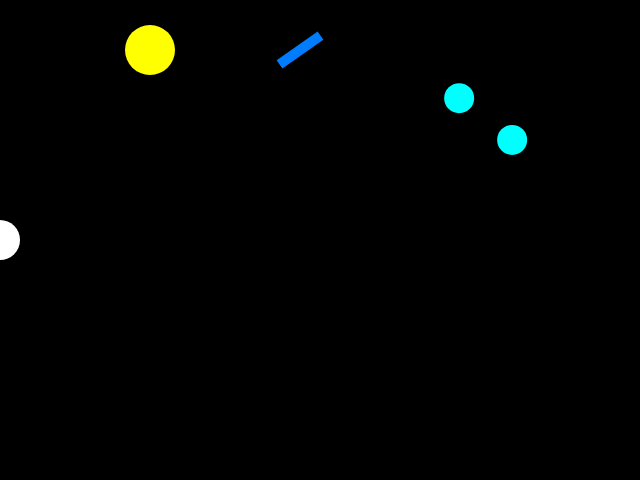
Frame 1 (no input)
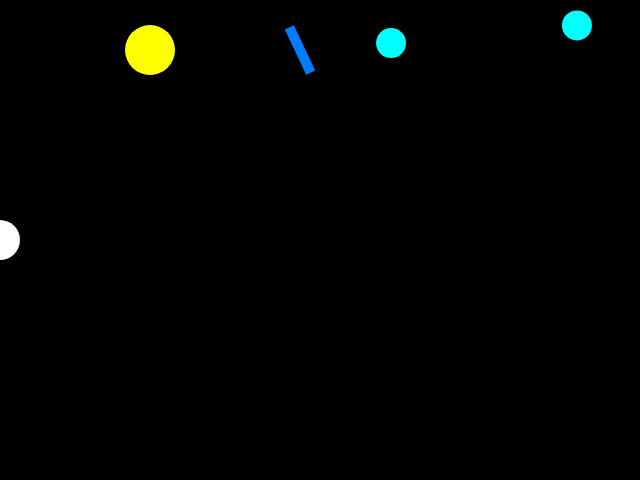
Frame 60 (no input)
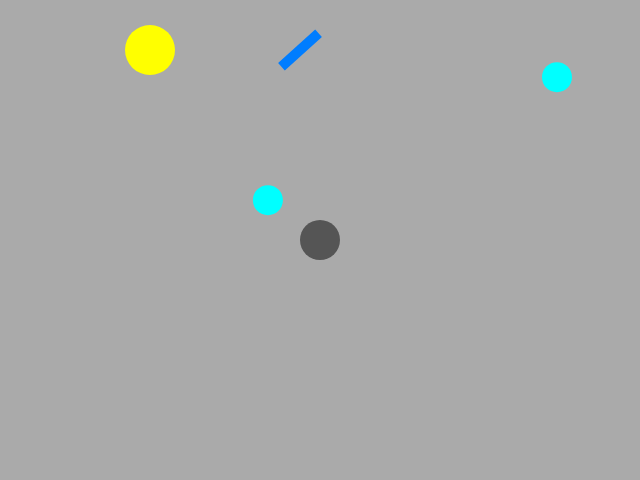
Frame 120 (the mouse pressed at the canvas centre since frame 60)

The p5.js sketch that drew these frames (run headless with seeded random() and noise() and a simulated clock; from frame 60 on, the mouse is pressed at the canvas centre):

// p5.js sketch
// ── sketch.js
var bgr = 0;
var fl = 0;

var painting = [];
var thisStroke = [];
var isPainting = false;
var doubleClickMS = 0;
var doubleClick = false;

var ellipseCollisionObj = { r: 25, x: 150, y: 50 };

function setup() {
	createCanvas(640,480);
	
	setupBouncingBalls(2);
}

function draw() {
	background(255);
	noStroke();
	
	drawBackground();
	drawPainting();
	drawEllipseCollision();
	drawBouncingBalls();
	drawSpinningRectangle();
	
}




// ####################
// #### BACKGROUND ####
// ####################
drawBackground = function () {
	bgr = map(mouseX,0,height,0,255);
	background(bgr);
	
	fl = map(bgr,0,255,255,0); //inverts grayscale from 0-255 to 255-0
	fill(fl);
	ellipse(mouseX,height/2,40,40);
}


// ##################
// #### PAINTING ####
// ##################
drawPainting = function () {
	//fills in all previous strokes
	painting.forEach(function (stroke) {
		stroke.forEach (function (point) {
			fl = map(stroke[0].x,0,height,255,0); // color of the fill is based on where the stroke started, i.e. stroke[0])
			fill(fl);
			ellipse(point.x,point.y,40,40);
		});
	});

	//fills in current stroke because it is not yet in paiting variable
	thisStroke.forEach (function (point) {
		fl = map(thisStroke[0].x,0,height,255,0); // color of the fill is based on where the stroke started, i.e. stroke[0])
		fill(fl);
		ellipse(point.x,point.y,40,40);
	});
}
//requires mousepressed and released due to setting the current stroke
mousePressed = function() {
	doubleClick = (floor(millis()-doubleClickMS) <= 500?true:false);
	doubleClickMS = millis();
	
	if (doubleClick) painting = [];
	thisStroke = [];
}
mouseDragged = function() {
	thisStroke.push(createVector(mouseX,mouseY));
}
mouseReleased = function() {
	if (thisStroke.length > 1) painting.push(thisStroke);
	thisStroke = [];
}



// #############################
// #### COLLISION DETECTING ####
// #############################
drawEllipseCollision = function() {
	//collision detection on a circle
	var circle = ellipseCollisionObj;
	var distX = mouseX - circle.x;
	var distY = mouseY - circle.y;
	var distance = sqrt( (distX*distX) + (distY*distY) );
	
	if (distance < circle.r) fill(255,0,255); else fill(255,255,0);
	ellipse(circle.x,circle.y,circle.r*2);
}



// #######################
// #### BOUNCING BALL ####
// #######################
setupBouncingBalls = function(amount) {
	bouncingBalls = [];
	var amount = amount||2;
	for (var i = 0; i < amount; i++) {
		var ballProperties = { r: 15, pos: { x: random(0,width), y: random(0,height)}, xspeed:random(-4,4), yspeed:random(-4,4) };
		var newBall = new BouncingBall(ballProperties);
		console.log(newBall.getConstructorName());
		
		bouncingBalls.push(newBall);
		}
	
}
drawBouncingBalls = function() {
	for (var i = 0; i < bouncingBalls.length; i++) {
		bouncingBalls[i].update();
		bouncingBalls[i].show();
	}
}
function BouncingBall(ball) { //difference between this and returning ballobj is that this is of constructor=BouncingBall and ballobj is of constructor=object
	this.r = ball.r||10;
	this.pos = ball.pos||{};
	this.pos = { x: this.pos.x||10, y: this.pos.y||10 };
	this.xspeed = ball.xspeed||4;
	this.yspeed = ball.yspeed||1;
		
	this.getConstructorName = function() { return this.constructor.name };
	
	this.update = function () { //adds the draw function to this BouncingBall object

		if (this.pos.x + this.r >= width) { this.xspeed = -Math.abs(this.xspeed); } // negative = go left
		else if (this.pos.x - this.r <= 0) { this.xspeed = Math.abs(this.xspeed); } // positive = go right. 
		this.pos.x = this.pos.x + this.xspeed; //updates the position based on "speed" that is positive or negative

		if (this.pos.y + this.r >= height) { this.yspeed = -Math.abs(this.yspeed); } // negative = go left
		else if (this.pos.y - this.r <= 0) { this.yspeed = Math.abs(this.yspeed); } // positive = go right.
		this.pos.y = this.pos.y + this.yspeed; //updates the position based on "speed" that is positive or negative
	};
	
	this.show = function() {
		fill(0,255,255);
		ellipse(this.pos.x,this.pos.y,this.r*2)
	}

	return this; // optional
}


// ############################
// #### SPINNING RECTANGLE ####
// ############################
drawSpinningRectangle = function() {
	fill(0,125,255);
	push(); //required such that translate applies only to the rectancle. Try once without push/pop!
	translate(300,50); //translates the origin to 300,300
	rotate(p5.Vector.random2D().heading());
	rectMode(CENTER);
	rect(0,0,50,10);
	pop();
}
